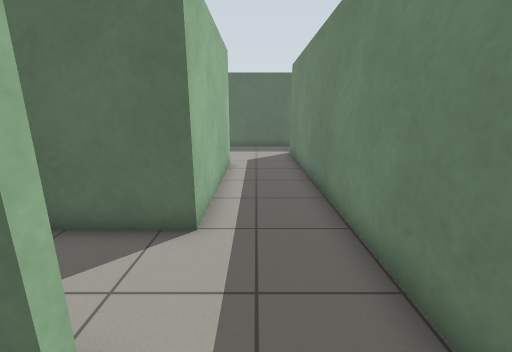
[1] (above)

24 first-person views from a walk through a robot-simulator world made for Gazebo. The camera is 1.2 m above the floor, tilts 14° down and sees 90° across. The floor is counted in squares, 0.5 m on a side. Each view is taken from the middle of a square. On the plan, view 1 faces up. The plan holds only what a view shows up to about 17 squares ahead; the rest is blank. The place goes on beyond the plan.

[2]
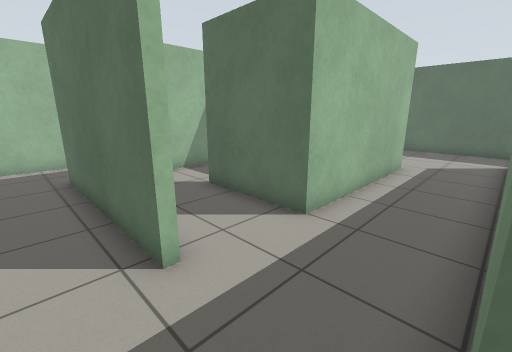

[3]
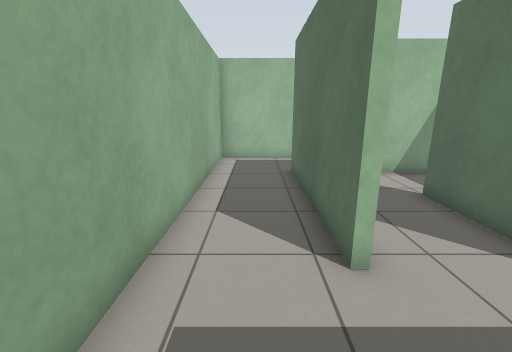

[4]
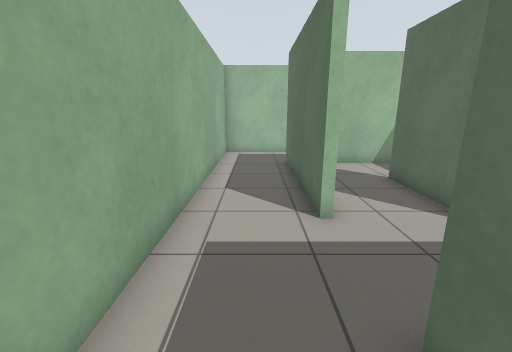

[5]
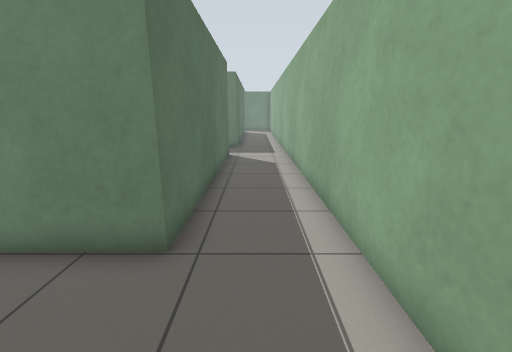

[6]
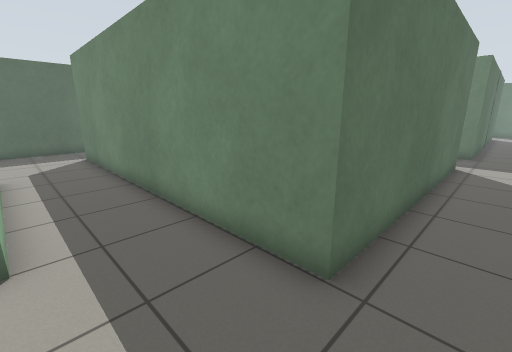

[7]
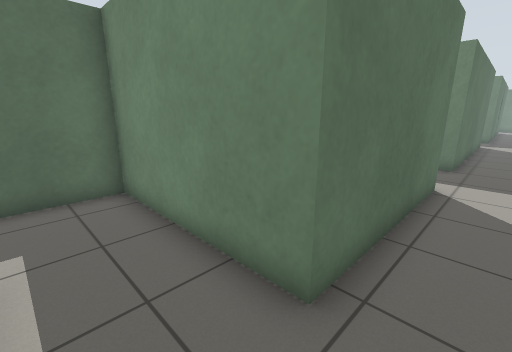

[8]
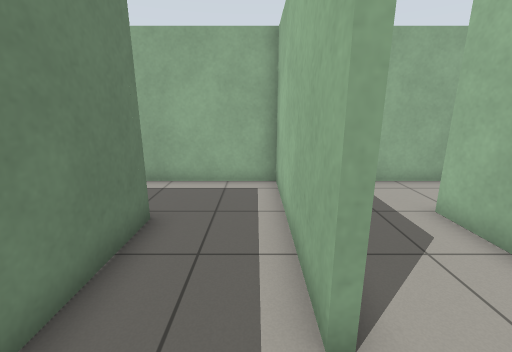

[9]
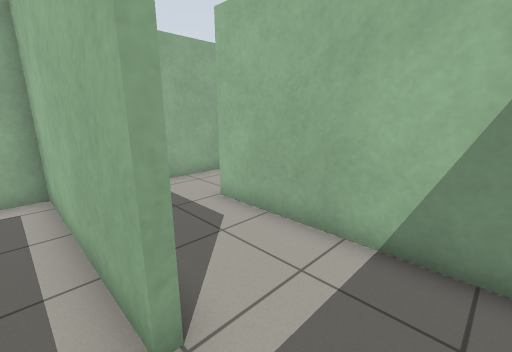

[10]
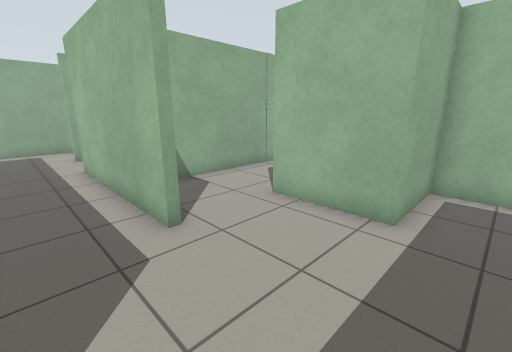

[11]
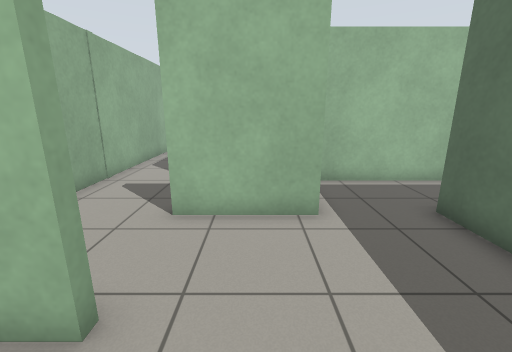

[12]
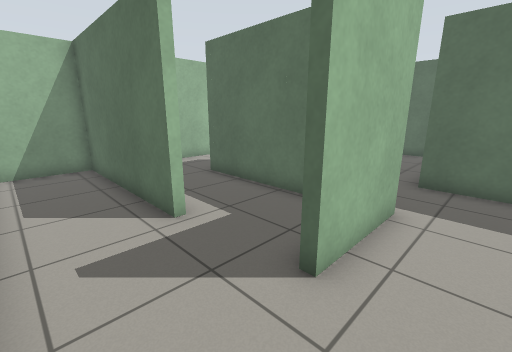

[13]
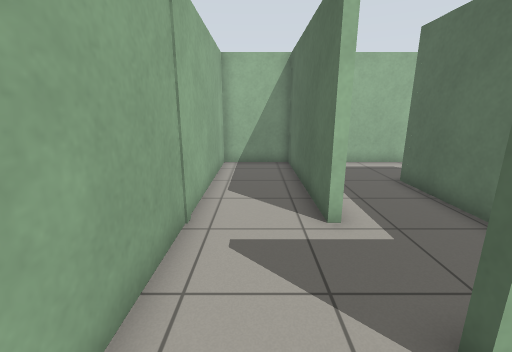

[14]
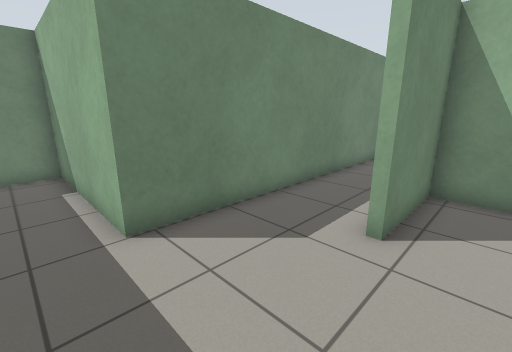

[15]
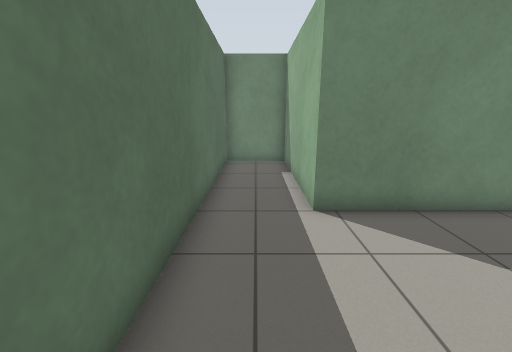

[16]
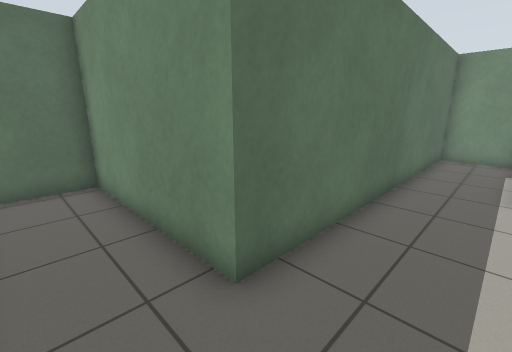

[17]
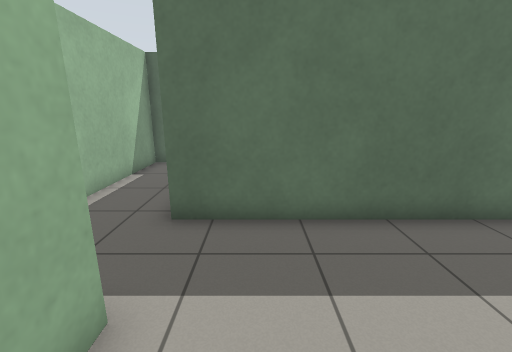

[18]
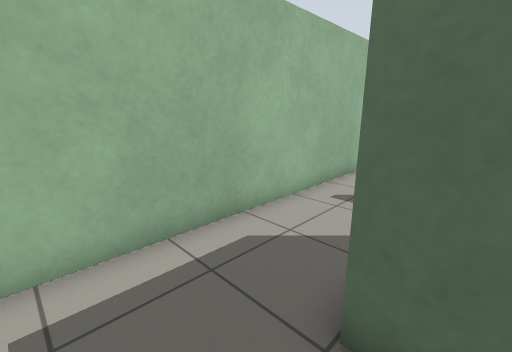

[19]
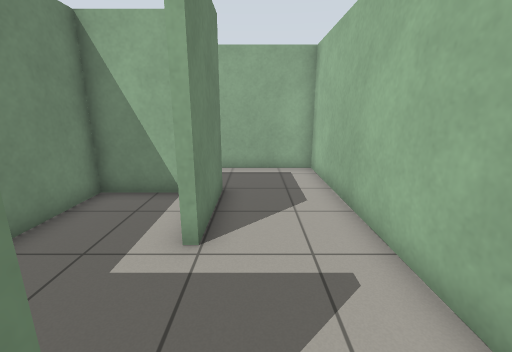

[20]
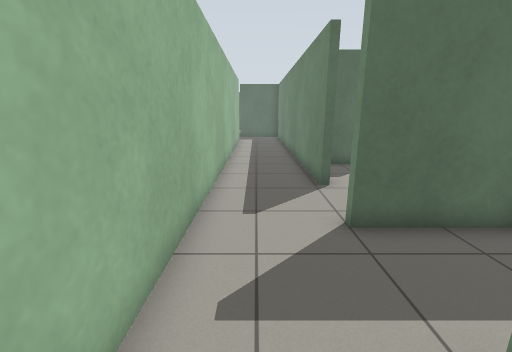

[21]
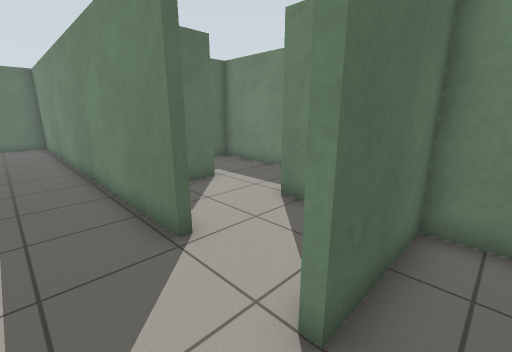

[22]
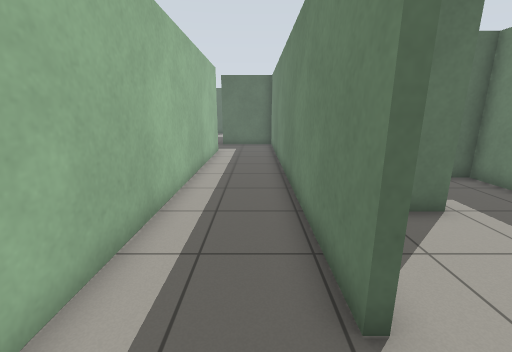

[23]
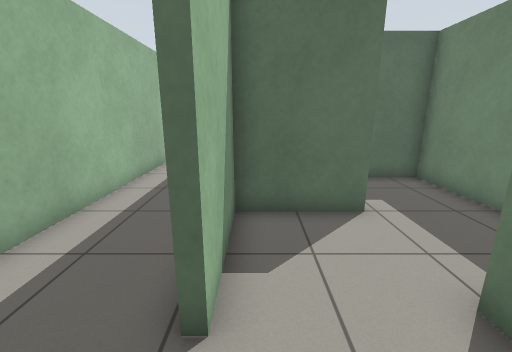

[24]
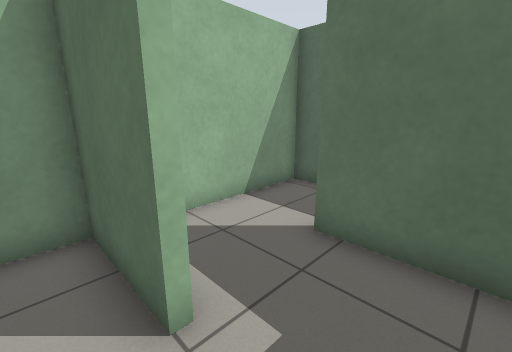

### Floor plan
Ten units are one square. View 1 is at (0, 0); x grows to the right and y downward. Boxes are objects, and circles mark ways between rooms. Rooms are numbered by the first view taken in them; rooms with no view inside come last. Other rooms are left out.
<svg viewBox="-159 -350 269 373">
<path fill="none" stroke="#000" d="M-16 -19 -16 -15 -86 -15 -86 -81 -114 -81M-117 -49 -117 18 105 18M105 -15 21 -15 21 -25M-12 -121 -12 -49 -53 -49M21 -25 21 -155 88 -155 88 -185 -4 -185M-45 -84 -15 -84 -15 -121M-47 -155 -47 -120M-15 -121 -12 -121M-4 -185 -49 -185M-49 -185 -49 -253 -79 -253 -79 -155 -47 -155M-108 -155 -82 -155 -82 -185M-71 -152 -120 -152 -120 -188M-82 -206 -82 -220 -120 -220M-154 -216 -154 -119 -115 -119M-115 -264 -115 -252M-118 -252 -118 -345M-82 -247 -82 -257M-154 -345 -154 -216M-83 -294 -83 -290 -115 -290 -115 -264M-49 -284 -49 -294M-83 -120 -83 -116 -154 -116 -154 -84 -45 -84M-47 -120 -51 -120M-115 -335 -115 -310M-49 -294 -49 -324 -88 -324M-121 -49 -117 -49M-154 -74 -154 -10"/>
<circle cx="0" cy="-20" r="3" fill="#2a7"/>
<circle cx="-120" cy="-60" r="3" fill="#2a7"/>
<circle cx="-15" cy="-150" r="3" fill="#2a7"/>
<circle cx="-35" cy="-120" r="3" fill="#2a7"/>
<circle cx="-50" cy="-100" r="3" fill="#2a7"/>
<circle cx="-50" cy="-165" r="3" fill="#2a7"/>
<circle cx="-130" cy="-220" r="3" fill="#2a7"/>
<circle cx="-70" cy="-120" r="3" fill="#2a7"/>
<circle cx="-100" cy="-260" r="3" fill="#2a7"/>
<circle cx="-70" cy="-290" r="3" fill="#2a7"/>
<text x="-10" y="-10">1</text>
<text x="0" y="-90">2</text>
<text x="-40" y="-110">3</text>
<text x="-30" y="-150">4</text>
<text x="-60" y="-200">5</text>
<text x="-110" y="-170">6</text>
<text x="-130" y="-270">7</text>
<text x="-80" y="-280">8</text>
<text x="-90" y="-100">9</text>
<text x="-90" y="-310">10</text>
<text x="-130" y="-30">11</text>
</svg>
Room 1 opens to room 2. Room 1 opens to room 11. Room 2 opens to room 4. Room 3 opens to room 4. Room 3 opens to room 9. Room 4 opens to room 5. Room 6 opens to room 7. Room 6 opens to room 9. Room 7 opens to room 8. Room 8 opens to room 10.

Where each view was taken, in squares from view 1:
view 1: 0 up, 0 right, facing up
view 2: 0 up, 2 right, facing up-left
view 3: 0 up, 2 right, facing left
view 4: 0 up, 4 right, facing left
view 5: 0 up, 2 left, facing right
view 6: 0 up, 1 left, facing up-right
view 7: 0 up, 11 left, facing up-right
view 8: 7 up, 11 left, facing down
view 9: 7 up, 11 left, facing down-left
view 10: 17 up, 1 right, facing down-left
view 11: 14 up, 1 right, facing left
view 12: 9 up, 3 left, facing up-left
view 13: 10 up, 3 left, facing left
view 14: 17 up, 3 left, facing down-right
view 15: 17 up, 4 left, facing right
view 16: 16 up, 7 left, facing up-right
view 17: 13 up, 3 left, facing up
view 18: 13 up, 11 left, facing up-left
view 19: 23 up, 13 left, facing down
view 20: 17 up, 14 left, facing up
view 21: 21 up, 14 left, facing up-right
view 22: 23 up, 13 left, facing up
view 23: 23 up, 11 left, facing up
view 24: 28 up, 6 left, facing up-left
